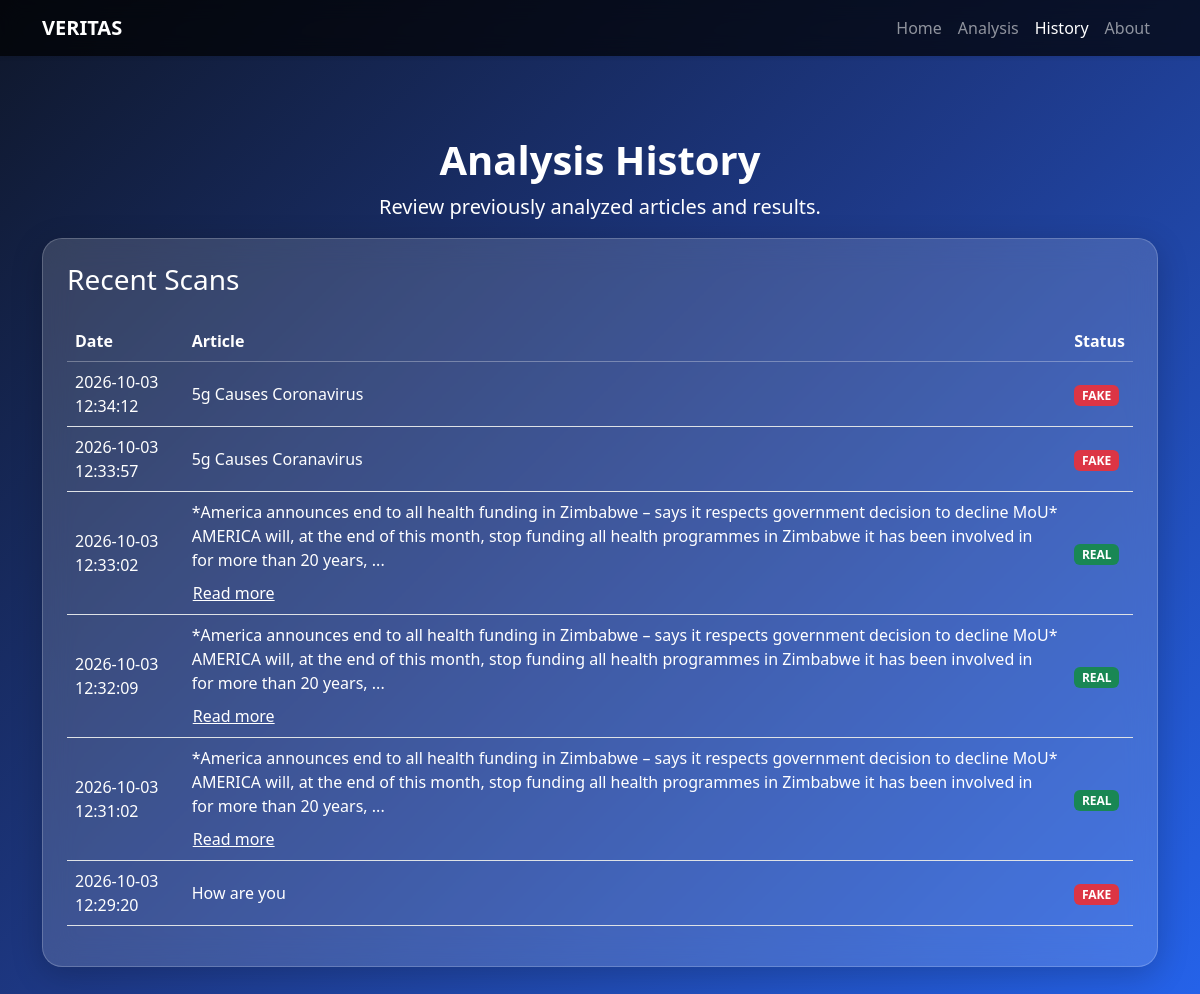
The app's page /history (signed in), older data.
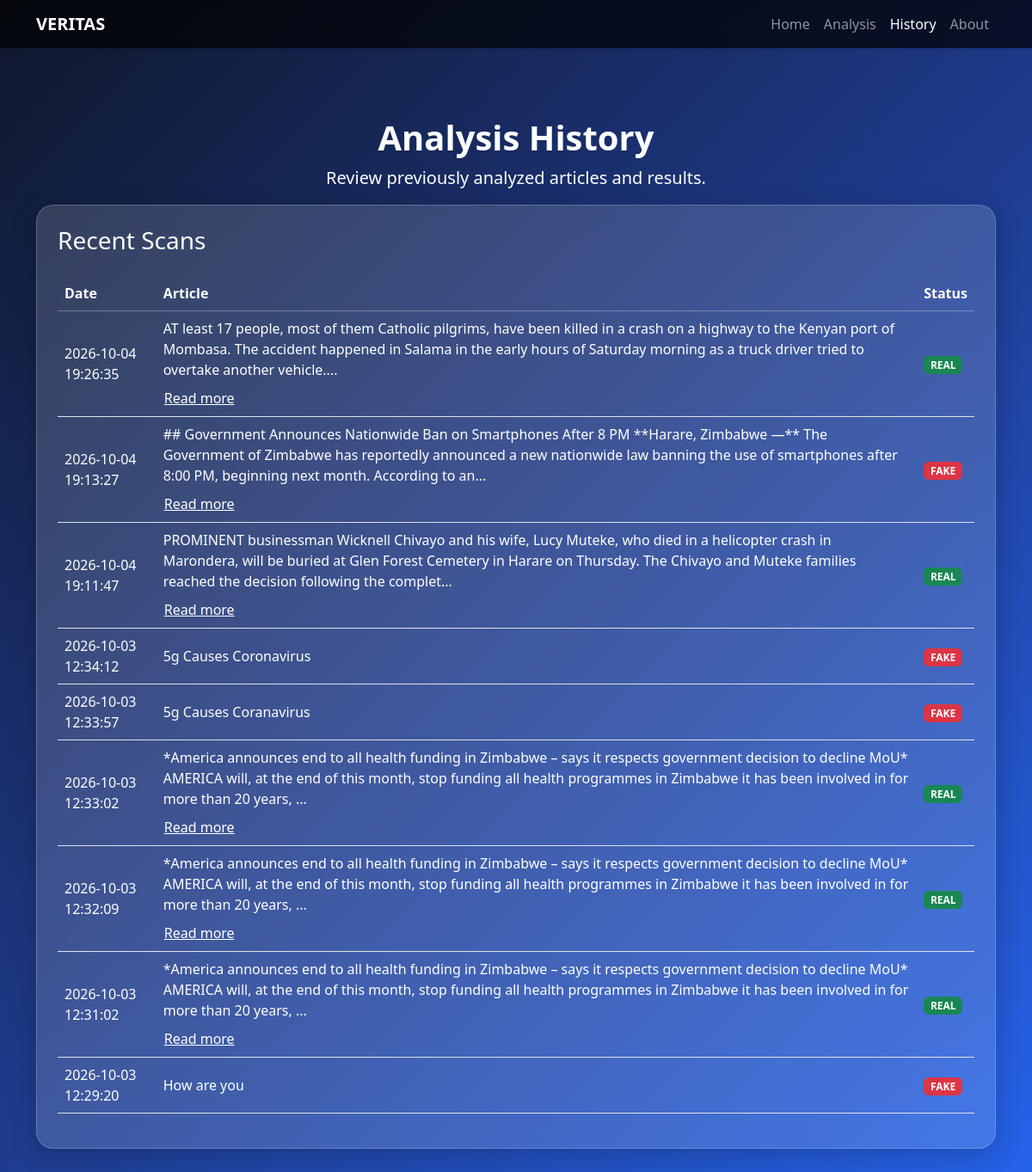
The same page, newer data.
### app.py (models this page shows)
class AnalysisHistory(db.Model):
    id = db.Column(db.Integer, primary_key=True)
    user_id = db.Column(
        db.Integer,
        db.ForeignKey("user.id"),
        nullable=False
    )
    input_type = db.Column(
        db.String(20),
        nullable=False
    )
    title = db.Column(
        db.String(500)
    )
    article_text = db.Column(
        db.Text
    )
    url = db.Column(
        db.Text
    )
    prediction = db.Column(
        db.String(20),
        nullable=False
    )
    confidence = db.Column(
        db.Float
    )
    prediction_strength = db.Column(
        db.String(20)
    )
    model_used = db.Column(
        db.String(100)
    )
    fact_check_result = db.Column(
        db.Text
    )
    explanation = db.Column(
        db.Text
    )
    created_at = db.Column(
        db.DateTime,
        default=lambda: datetime.now(timezone.utc)
    )
    result_data = db.Column(db.JSON, nullable=False)

### app.py (the view)
@app.route("/history")
@login_required
def history():
    entries = db.session.execute(
        db.select(AnalysisHistory)
        .filter_by(user_id=current_user.id)
        .order_by(AnalysisHistory.created_at.desc(), AnalysisHistory.id.desc())
    ).scalars().all()
    history_data = []
    for entry in entries:
        record = dict(entry.result_data["history"])
        record["id"] = entry.id
        record["article"] = entry.article_text
        words = (entry.article_text or "").split()
        record["article_preview"] = " ".join(words[:25]) + ("..." if len(words) > 25 else "")
        history_data.append(record)
    return render_template("history.html", history=history_data)

### app.py (called while the page is built)
@login_manager.user_loader
def load_user(user_id):
    try:
        return db.session.get(User, int(user_id))
    except (TypeError, ValueError):
        return None

### templates/history.html (shortened to what this page needs)
<!DOCTYPE html>
<html lang="en">
<head>
    <link href="https://cdn.jsdelivr.net/npm/bootstrap@5.3.8/dist/css/bootstrap.min.css" rel="stylesheet">
</head>
<body>
<nav class="navbar navbar-expand-lg bg-dark shadow-sm" data-bs-theme="dark">
    <div class="container">
        <a class="navbar-brand fw-bold" href="index.html">VERITAS</a>
        <div class="collapse navbar-collapse" id="navbarSupportedContent">
            <ul class="navbar-nav ms-auto">
                <li class="nav-item">
                    <a class="nav-link" href="/">Home</a>
                </li>
                <li class="nav-item">
                    <a class="nav-link" href="/analysis">Analysis</a>
                </li>
                <li class="nav-item">
                    <a class="nav-link active" href="/history">History</a>
                </li>
                <li class="nav-item">
                    <a class="nav-link" href="/about">About</a>
                </li>
            </ul>
        </div>
    </div>
</nav>
<div class="container hero text-center">
    <h1 class="fw-bold">Analysis History</h1>
    <p class="lead">Review previously analyzed articles and results.</p>
</div>
<div class="container pb-5">
    <div class="glass-card p-4">
        <h3 class="text-white mb-4">Recent Scans</h3>
        <div class="table-responsive">
            <table class="table align-middle">
                <thead>
                    <tr>
                        <th>Date</th>
                        <th>Article</th>
                        <th>Status</th>
                    </tr>
                </thead>
<tbody>
    {% for item in history %}
    <tr>
        <td>
            {{ item.get("time", "Unknown time") }}
        </td>
        <td>
            {% set content = item.get("input", "") %}
            {% if content|length > 250 %}
                <div id="preview{{ loop.index }}">
                    {{ content[:250] }}...
                </div>
                <button
                    class="btn btn-link text-white p-0 mt-2 read-more-btn"
                    type="button"
                    data-bs-toggle="collapse"
                    data-bs-target="#fullContent{{ loop.index }}"
                    aria-expanded="false"
                    aria-controls="fullContent{{ loop.index }}"
                >
                    Read more
                </button>
            {% else %}
                {{ content }}
            {% endif %}
        </td>
        <td>
            {% if item.get("result") == "FAKE" %}
                <span class="badge bg-danger">
                    FAKE
                </span>
            {% elif item.get("result") == "REAL" %}
                <span class="badge bg-success">
                    REAL
                </span>
            {% else %}
                <span class="badge bg-secondary">
                    Unknown
                </span>
            {% endif %}
        </td>
    </tr>
    {% endfor %}
</tbody>
            </table>
        </div>
    </div>
</div>
</body>
</html>

### templates/history.html (style rules this page uses)
body { min-height:100vh; background:linear-gradient(135deg,#0f172a,#1e3a8a,#2563eb); font-family:'Segoe UI',Tahoma,Geneva,Verdana,sans-serif; }
.navbar { backdrop-filter: blur(10px); background: rgba(0,0,0,0.7) !important; }
.glass-card { background: rgba(255,255,255,0.15); backdrop-filter: blur(15px); border:1px solid rgba(255,255,255,0.2); border-radius:20px; box-shadow:0 8px 32px rgba(0,0,0,0.2); }
.hero { padding-top:80px; color:white; }
.table { color:white; }
.table thead { border-color:rgba(255,255,255,0.3); }
.table td,.table th { background:transparent !important; color:white !important; }

Row changes from the older to the newer data that the page shows:
added AnalysisHistory: get "2026-10-04 19:26:35", content "AT least 17 people, most of them Catholic pilgrims, have been killed in a crash on a highway to the Kenyan port of Mombasa. The accident happened in Salama in the early hours of Saturday morning as a truck driver tried to overtake another vehicle.", shows "REAL"
added AnalysisHistory: get "2026-10-04 19:13:27", content "## Government Announces Nationwide Ban on Smartphones After 8 PM **Harare, Zimbabwe —** The Government of Zimbabwe has reportedly announced a new nationwide law banning the use of smartphones after 8:00 PM, beginning next month. According to an", shows "FAKE"
added AnalysisHistory: get "2026-10-04 19:11:47", content "PROMINENT businessman Wicknell Chivayo and his wife, Lucy Muteke, who died in a helicopter crash in Marondera, will be buried at Glen Forest Cemetery in Harare on Thursday. The Chivayo and Muteke families reached the decision following the complet", shows "REAL"
